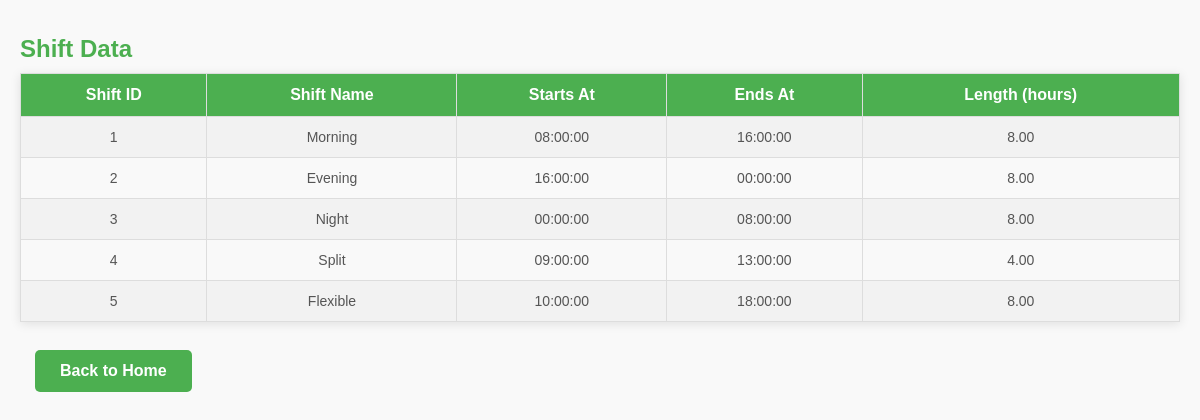
Page /display_shift.php on the committed database.
### tables this page shows
CREATE TABLE `Shift` (
  `ShiftID` int(11) NOT NULL AUTO_INCREMENT,
  `ShiftName` varchar(20) NOT NULL,
  `StartTime` time NOT NULL,
  `EndTime` time NOT NULL,
  `ShiftDuration` decimal(5,2) NOT NULL,
  PRIMARY KEY (`ShiftID`)
);

### display_shift.php (the view, shortened to what this page needs)
<link rel="stylesheet" type="text/css" href="styles.css">
<?php
$servername = "localhost";
$username = "admin";
$password = "2002";
$database = "empDB";
$conn = new mysqli($servername, $username, $password, $database);
$shift_sql = "SELECT * FROM Shift";
$shift_result = $conn->query($shift_sql);
echo "<h2>Shift Data</h2>";
if ($shift_result->num_rows > 0) {
    echo "<table border='1'>
            <tr>
                <th>Shift ID</th>
                <th>Shift Name</th>
                <th>Starts At</th>
                <th>Ends At</th>
                <th>Length (hours)</th>
            </tr>";
    while($row = $shift_result->fetch_assoc()) {
        echo "<tr>
                <td>" . $row["ShiftID"] . "</td>
                <td>" . $row["ShiftName"] . "</td>
                <td>" . $row["StartTime"] . "</td>
                <td>" . $row["EndTime"] . "</td>
                <td>" . $row["ShiftDuration"] . "</td>
              </tr>";
    }
    echo "</table>";
} else {
    echo "No shift records found.";
}
?>
<br><a href="index.php" class="button">Back to Home</a>

### styles.css (style rules this page uses)
h2 { color: #4CAF50; margin-bottom: 10px; padding-top: 15px; }
.button { align-self: auto; display: inline-flex; background-color: #4CAF50; color: white; padding: 12px 25px; text-align: center; font-size: 16px; border: none; border-radius: 5px; text-decoration: none; cursor: pointer; margin: 10px 15px; transition: background-color 0.3s ease; }
table { width: 100%; margin-top: 20px auto; border-collapse: collapse; box-shadow: 0 2px 10px rgba(0, 0, 0, 0.1); }
table th, table td { padding: 12px; text-align: center; border: 1px solid #ddd; font-size: 16px; }
table th { background-color: #4CAF50; color: white; font-weight: bold; }
table tr:nth-child(even) { background-color: #f2f2f2; }
table td { font-size: 14px; color: #555; }
a { text-decoration: none; color: #4CAF50; font-weight: bold; }

### rows in the picture
shift: ShiftID "1", ShiftName "Morning", StartTime "08:00:00", EndTime "16:00:00", ShiftDuration "8.00"
shift: ShiftID "2", ShiftName "Evening", StartTime "16:00:00", EndTime "00:00:00", ShiftDuration "8.00"
shift: ShiftID "3", ShiftName "Night", StartTime "00:00:00", EndTime "08:00:00", ShiftDuration "8.00"
shift: ShiftID "4", ShiftName "Split", StartTime "09:00:00", EndTime "13:00:00", ShiftDuration "4.00"
shift: ShiftID "5", ShiftName "Flexible", StartTime "10:00:00", EndTime "18:00:00", ShiftDuration "8.00"
